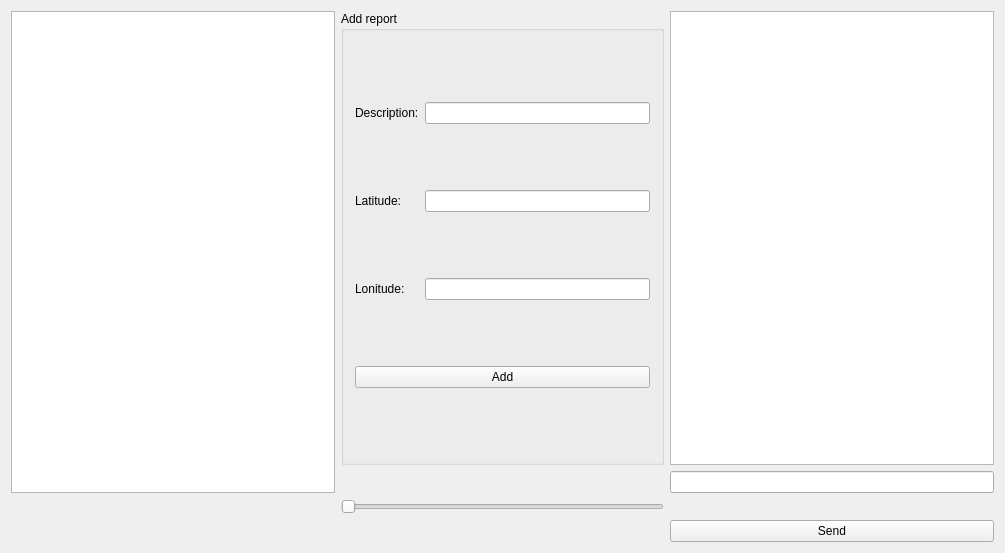
<?xml version="1.0" encoding="UTF-8"?>
<ui version="4.0">
 <class>DriverFormClass</class>
 <widget class="QMainWindow" name="DriverFormClass">
  <property name="geometry">
   <rect>
    <x>0</x>
    <y>0</y>
    <width>1005</width>
    <height>553</height>
   </rect>
  </property>
  <property name="windowTitle">
   <string>DriverForm</string>
  </property>
  <widget class="QWidget" name="centralWidget">
   <layout class="QGridLayout" name="gridLayout_2">
    <item row="0" column="2">
     <widget class="QListWidget" name="listWidgetChat"/>
    </item>
    <item row="3" column="2">
     <widget class="QPushButton" name="pushButtonSend">
      <property name="text">
       <string>Send</string>
      </property>
     </widget>
    </item>
    <item row="0" column="0" rowspan="2">
     <widget class="QListWidget" name="listWidgetReports"/>
    </item>
    <item row="1" column="2">
     <widget class="QLineEdit" name="lineEdit"/>
    </item>
    <item row="1" column="1">
     <widget class="QLabel" name="labelDetails">
      <property name="font">
       <font>
        <pointsize>12</pointsize>
        <italic>true</italic>
        <bold>true</bold>
       </font>
      </property>
      <property name="text">
       <string/>
      </property>
     </widget>
    </item>
    <item row="0" column="1">
     <widget class="QGroupBox" name="groupBox">
      <property name="title">
       <string>Add report</string>
      </property>
      <layout class="QGridLayout" name="gridLayout">
       <item row="0" column="0">
        <widget class="QLabel" name="label">
         <property name="text">
          <string>Description:</string>
         </property>
        </widget>
       </item>
       <item row="0" column="1">
        <widget class="QLineEdit" name="lineEditName"/>
       </item>
       <item row="1" column="0">
        <widget class="QLabel" name="label_2">
         <property name="text">
          <string>Latitude:</string>
         </property>
        </widget>
       </item>
       <item row="1" column="1">
        <widget class="QLineEdit" name="lineEditLat"/>
       </item>
       <item row="2" column="0">
        <widget class="QLabel" name="label_3">
         <property name="text">
          <string>Lonitude:</string>
         </property>
        </widget>
       </item>
       <item row="2" column="1">
        <widget class="QLineEdit" name="lineEditLong"/>
       </item>
       <item row="3" column="0" colspan="2">
        <widget class="QPushButton" name="pushButtonAdd">
         <property name="text">
          <string>Add</string>
         </property>
        </widget>
       </item>
      </layout>
     </widget>
    </item>
    <item row="2" column="1">
     <widget class="QSlider" name="horizontalSlider">
      <property name="orientation">
       <enum>Qt::Orientation::Horizontal</enum>
      </property>
     </widget>
    </item>
   </layout>
  </widget>
 </widget>
 <layoutdefault spacing="6" margin="11"/>
 <resources>
  <include location="DriverForm.qrc"/>
 </resources>
 <connections/>
</ui>
